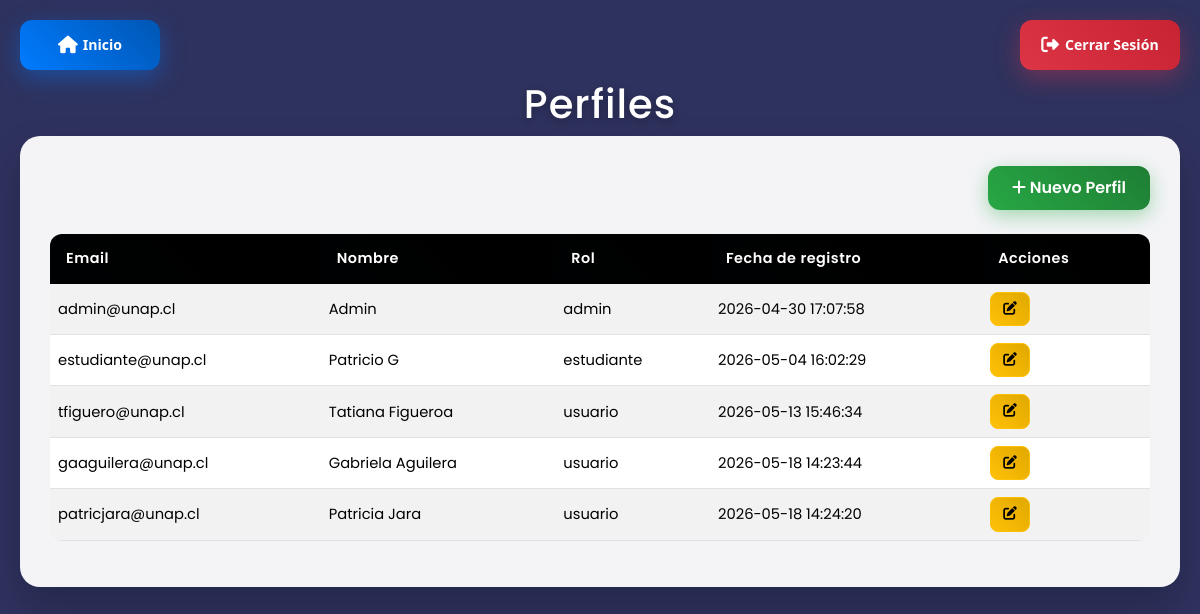
/perfiles.php (signed in), run on the app's committed database.
### tables this page shows
CREATE TABLE `perfiles` (
  `id` int NOT NULL AUTO_INCREMENT,
  `email` varchar(50) NOT NULL,
  `contrasena` varchar(255) DEFAULT NULL,
  `usuario` varchar(60) DEFAULT NULL,
  `rol` varchar(50) DEFAULT 'usuario',
  `fecha_logueo` timestamp NULL DEFAULT CURRENT_TIMESTAMP,
  PRIMARY KEY (`id`)
);

### perfiles.php (the view, shortened to what this page needs)
<?php
$con = connection();
$query = mysqli_query($con, "SELECT id, email, fecha_logueo, usuario, rol FROM perfiles");
?>
<!DOCTYPE html>
<html lang="es">
<head>
    <link rel="stylesheet" href="css/panel_usuario.css">
    <link href="https://cdn.jsdelivr.net/npm/bootstrap@5.3.2/dist/css/bootstrap.min.css" rel="stylesheet">
    <link rel="stylesheet" href="https://cdnjs.cloudflare.com/ajax/libs/font-awesome/6.4.0/css/all.min.css">
</head>
<body>
<a id="inicio" href="menu.php">
    <i class="fas fa-home btn-icon"></i> Inicio
</a>
<a id="cerrar_sesion" href="logout.php">
    <i class="fas fa-sign-out-alt btn-icon"></i> Cerrar Sesión
</a>
<h1>Perfiles</h1>
<div class="card-body">
    <div class="row align-items-center mb-4">
        <div class="col-md-12 text-end">
            <a href="nuevo_perfil.php" class="btn btn-success">
                <i class="fas fa-plus"></i> Nuevo Perfil
            </a>
        </div>
    </div>
    <div class="table-responsive">
        <table class="table table-striped table-hover">
            <thead class="table-dark">
                <tr>
                    <th>Email</th>
                    <th>Nombre</th>
                    <th>Rol</th>
                    <th>Fecha de registro</th>
                    <th>Acciones</th>
                </tr>
            </thead>
            <tbody>
                <?php while($fila = mysqli_fetch_assoc($query)): ?>
                <tr>
                    <td><?= $fila['email'] ?></td>
                    <td><?= $fila['usuario'] ?></td>
                    <td><?= $fila['rol'] ?></td>
                    <td><?= $fila['fecha_logueo'] ?></td>
                    <td class="acciones">
                        <a href="edit_perfil.php?id=<?= $fila['id'] ?>" class="btn btn-warning btn-sm">
                            <i class="fas fa-edit"></i>
                        </a>
                    </td>
                </tr>
                <?php endwhile; ?>
            </tbody>
        </table>
    </div>
</div>
</body>
</html>

### css/panel_usuario.css (style rules this page uses)
body { background: linear-gradient(135deg, #2e325e 0%, #2e325e 100%); min-height: 100vh; font-family: 'Poppins', 'Segoe UI', Tahoma, Geneva, Verdana, sans-serif; padding-top: 80px; padding-left: 20px; padding-right: 20px; }
#inicio { position: fixed; top: 20px; left: 20px; z-index: 9999; width: 140px; height: 50px; padding: 0; border-radius: 12px; display: flex; align-items: center; justify-content: center; font-weight: 600; font-size: 0.88rem; text-decoration: none; box-shadow: 0 8px 25px rgba(0, 123, 255, 0.4); transition: all 0.3s ease; background: linear-gradient(45deg, #007bff, #0056b3) !important; color: white !important; border: none; }
#inicio .btn-icon { margin-right: 5px; font-size: 1.1rem; }
#cerrar_sesion { position: fixed; top: 20px; right: 20px; z-index: 9999; width: 160px; height: 50px; padding: 0; border-radius: 12px; display: flex; align-items: center; justify-content: center; font-weight: 600; font-size: 0.88rem; text-decoration: none; box-shadow: 0 8px 25px rgba(220, 53, 69, 0.4); transition: all 0.3s ease; background: linear-gradient(45deg, #dc3545, #c82333) !important; color: white !important; border: none; }
#cerrar_sesion .btn-icon { margin-right: 6px; font-size: 1.1rem; }
h1 { color: white !important; text-align: center; font-family: 'Poppins', sans-serif; font-weight: 700; font-size: 2rem; margin-bottom: 30px; text-shadow: 0 2px 8px rgba(0,0,0,0.3); letter-spacing: 1px; }
.btn-success { background: linear-gradient(45deg, #28a745, #1e7e34) !important; border: none !important; border-radius: 12px !important; font-family: 'Poppins', sans-serif !important; font-size: 1rem !important; font-weight: 600 !important; padding: 10px 24px !important; box-shadow: 0 6px 20px rgba(40, 167, 69, 0.4); transition: all 0.3s ease !important; }
.card-body { background: rgba(255, 255, 255, 0.95); backdrop-filter: blur(10px); border-radius: 20px; box-shadow: 0 20px 40px rgba(0, 0, 0, 0.2); padding: 30px !important; }
.table { font-family: 'Poppins', sans-serif; font-size: 0.92rem; border-radius: 12px; overflow: hidden; }
.table thead.table-dark th { background: linear-gradient(45deg, #000102, #000000) !important; color: white; font-weight: 600; font-size: 0.9rem; letter-spacing: 0.5px; border: none; padding: 14px 16px; }
.table tbody tr { transition: all 0.2s ease; }
.table td { padding: 12px 16px; vertical-align: middle; color: #333; }
.table-striped tbody tr:nth-of-type(odd) { background-color: rgba(46, 50, 94, 0.04); }
.acciones .btn { border-radius: 8px; font-size: 0.85rem; padding: 6px 12px; transition: all 0.2s ease; }
.acciones .btn-warning { background: linear-gradient(45deg, #ffc107, #e0a800); }

### data on the page
perfiles: email "admin@unap.cl", usuario "Admin", rol "admin", fecha_logueo "2026-04-30 17:07:58"
perfiles: email "estudiante@unap.cl", usuario "Patricio G", rol "estudiante", fecha_logueo "2026-05-04 16:02:29"
perfiles: email "tfiguero@unap.cl", usuario "Tatiana Figueroa", rol "usuario", fecha_logueo "2026-05-13 15:46:34"
perfiles: email "gaaguilera@unap.cl", usuario "Gabriela Aguilera", rol "usuario", fecha_logueo "2026-05-18 14:23:44"
perfiles: email "patricjara@unap.cl", usuario "Patricia Jara", rol "usuario", fecha_logueo "2026-05-18 14:24:20"
